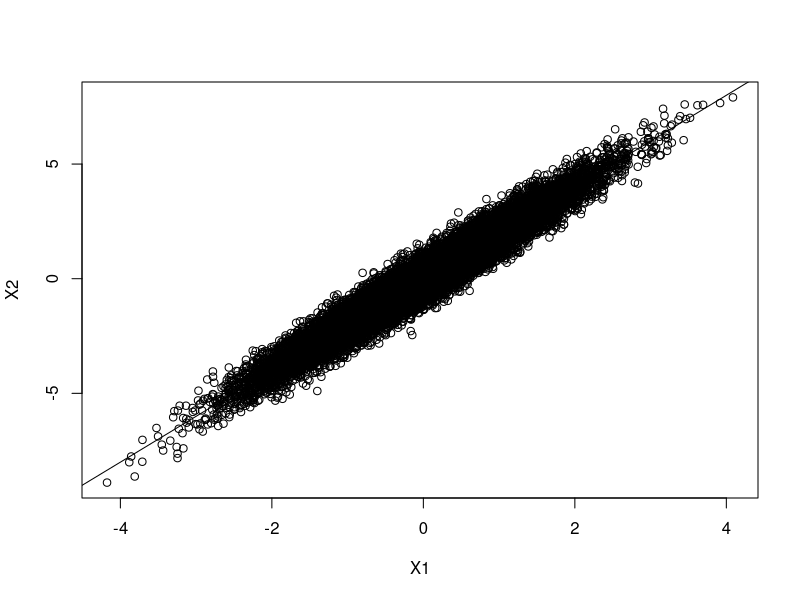
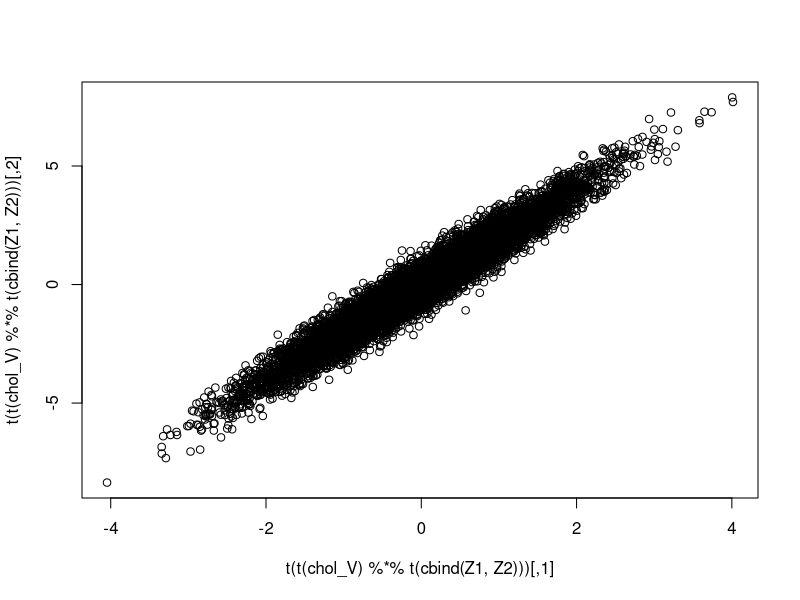
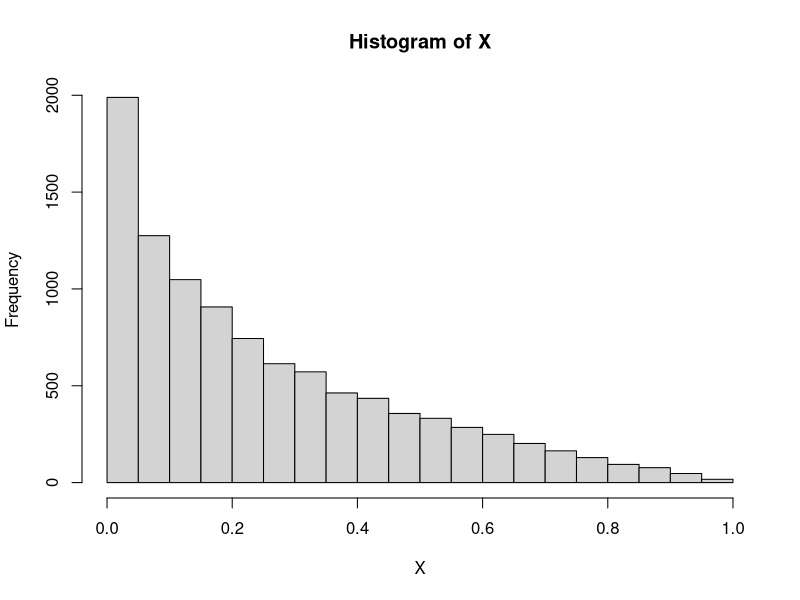

Write the R code that produced these figures, in order.
## ---- chunk 1
sigma_x1 <- 1
sigma_x2 <- 0.5
n <- 20000
beta <- 2

X1 <- rnorm(n, mean = 0, sigma_x1)
X2 <- rnorm(n, mean = beta*X1, sigma_x2)


plot(X1, X2) + abline(a = 0, b = beta)

cov(cbind(X1, X2))
## ---- chunk 2
Z1 <- rnorm(10000, mean = 0, sd = 1)
Z2 <- rnorm(10000, mean = 0, sd = 1)

V = matrix(c(1, 2, 2, 4.25), ncol = 2, nrow = 2)
chol_V = chol(V)

plot(t(t(chol_V) %*% t(cbind(Z1, Z2))))
cov(t(t(chol_V) %*% t(cbind(Z1, Z2))))

## ---- chunk 3
n <- 10000
X1 <- runif(n)
X <- runif(n, min = 0, max = X1)

hist(X) 
## ---- chunk 4
k <- 1
n <- 1000

U <- runif(n)
Y <- U ^ (-1 / n)

X <- rexp(1000, rate = Y)
